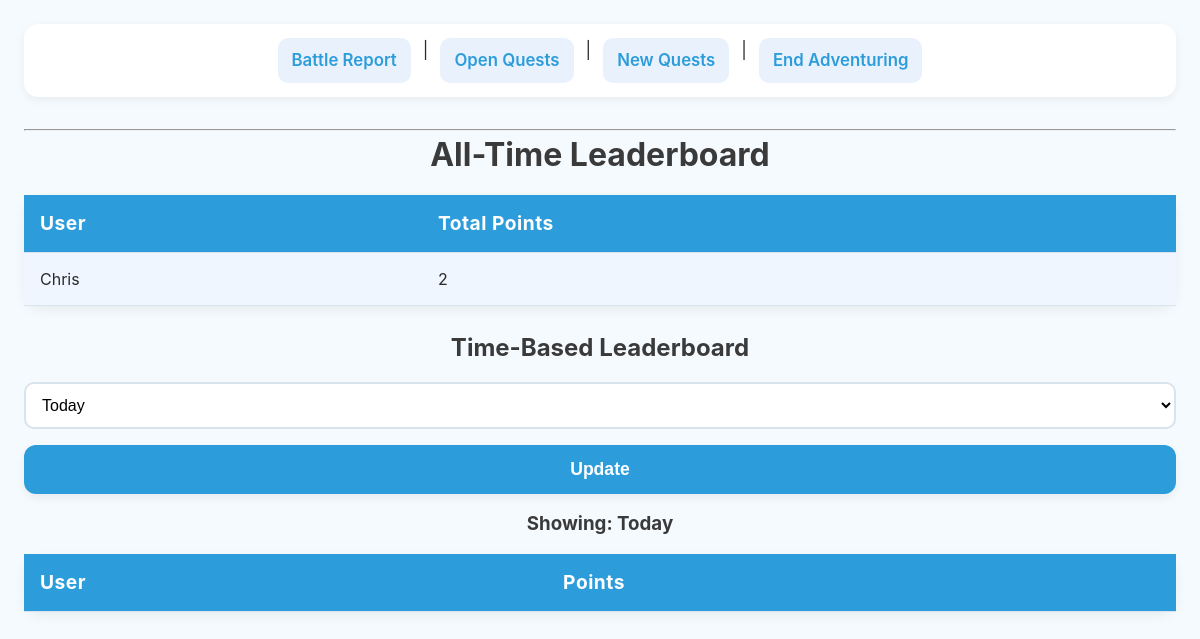
The page /leaderboard (signed in) on the database as committed earlier.
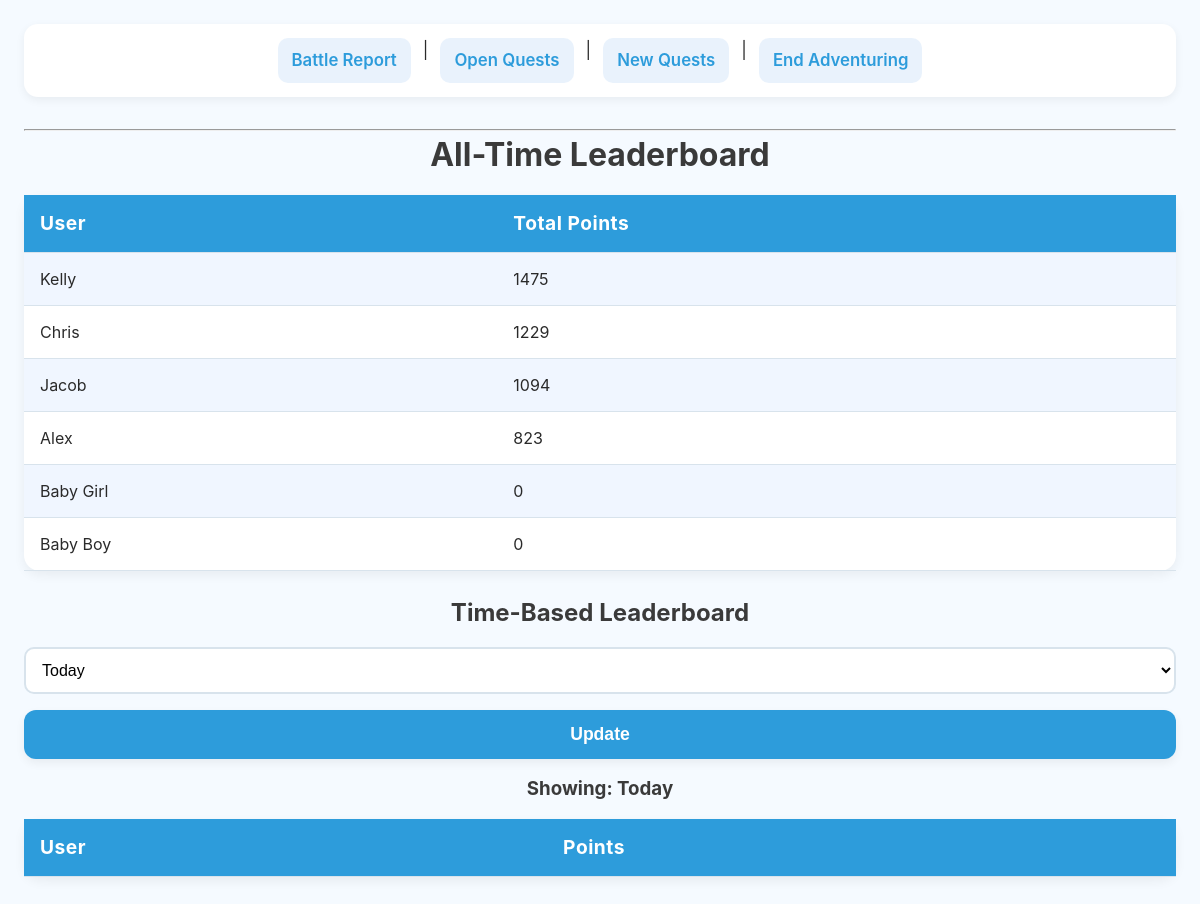
The same page on the database as committed later.
### tables this page shows
CREATE TABLE "users" (
	"user_id"	INTEGER NOT NULL,
	"username"	TEXT NOT NULL UNIQUE,
	"role"	INTEGER NOT NULL,
	"password"	TEXT NOT NULL UNIQUE,
	"type"	TEXT NOT NULL,
	PRIMARY KEY("user_id" AUTOINCREMENT)
);

### app.py (the view, shortened to what this page needs)
@app.route('/leaderboard')
def leaderboard():
    if not session.get('logged_in'):
        return redirect(url_for('login'))
    user_id = session.get('user_id')
    conn = sqlite3.connect(DB_PATH)
    conn.row_factory = sqlite3.Row
    cursor = conn.cursor()
    cursor.execute("""
    SELECT u.username as Name, SUM(a.points_earned) as total_points FROM assignments as a
    inner join users as u
    on u.user_id = a.completed_by
    group by username
    Order by Total_points desc
""",)
    all_time_data = cursor.fetchall()
    range = request.args.get('range', 'today')
    if range == '7days':
        cursor.execute("""
SELECT
    u.username AS Name,
    IFNULL(SUM(a.points_earned), 0) AS points
FROM users AS u
LEFT JOIN assignments AS a
    ON a.completed_by = u.user_id
    AND a.date_completed >= date('now', '-7 day')
GROUP BY u.username
ORDER BY points DESC;
    """,)
    else:  # today
        cursor.execute("""
        SELECT
            u.username AS Name,
            IFNULL(SUM(a.points_earned), 0) AS points
        FROM users AS u
        LEFT JOIN assignments AS a
            ON a.completed_by = u.user_id
        WHERE a.date_completed = current_date
        GROUP BY u.username
        Order by points desc
    """,)
    time_filtered_data = cursor.fetchall()
    conn.close()
    return render_template(
        "leaderboard.html",
        all_time_data=all_time_data,
        time_filtered_data=time_filtered_data,
        selected_range=range
    )

### templates/leaderboard.html (shortened to what this page needs)
{% extends "base.html" %}
{% block content %}
  <h1>All-Time Leaderboard</h1>
  <table>
    <tr>
      <th>User</th>
      <th>Total Points</th>
    </tr>
    {% for row in all_time_data %}
      <tr>
        <td>{{ row.Name }}</td>
        <td>{{ row.Total_Points }}</td>
      </tr>
    {% endfor %}
  </table>
  <h2>Time-Based Leaderboard</h2>
  <form method="get" action="{{ url_for('leaderboard') }}">
    <select name="range">
      <option value="today">Today</option>
    </select>
    <input type="submit" value="Update">
  </form>
  <h3>Showing: {{ selected_range.replace('7days', 'Last 7 Days').replace('today', 'Today').replace('month', 'Month to Date') }}</h3>
  <table >
    <tr>
      <th>User</th>
      <th>Points</th>
    </tr>
  </table>
{% endblock %}

### templates/base.html (shortened to what this page needs)
<!DOCTYPE html>
<html lang="en">
<head>
  <link rel="stylesheet" href="{{ url_for('static', filename='style.css') }}">
</head>
<body>
<nav>
  <a href="{{ url_for('battle_report') }}">Battle Report</a> |
  <a href="{{ url_for('active_chores') }}" class="nav-link">
    Open Quests
  </a> |
  <a href="{{ url_for('assignments') }}">New Quests</a> |
  <a href="{{ url_for('logout') }}">End Adventuring</a>
</nav>
  <hr>
  <div id="main">
    {% block content %}{% endblock %}
  </div>
</body>
</html>

### static/style.css (style rules this page uses)
* { margin: 0; padding: 0; box-sizing: border-box; }
body { font-family: 'Inter', sans-serif; background: #F5FAFF; color: #2A2A2A; line-height: 1.5; padding: 24px; }
:root { --primary: #2D9CDB; --primary-light: #56CCF2; --background: #EAF7FF; --success: #76C96B; --danger: #F45B69; --card-bg: #FFFFFF; --border: #D8E3EC; --shadow: rgba(0, 0, 0, 0.06); }
h1, h2, h3 { font-weight: 700; text-align: center; color: #3A3A3A; margin-bottom: 16px; }
nav { background: white; padding: 14px 20px; border-radius: 14px; font-size: 1.05rem; box-shadow: 0 3px 10px var(--shadow); display: flex; justify-content: center; gap: 12px; margin-bottom: 32px; }
nav a { text-decoration: none; padding: 10px 14px; border-radius: 10px; font-weight: 600; color: var(--primary); background: rgba(74, 144, 226, 0.12); transition: 0.15s ease; }
input, select { width: 100%; padding: 12px; font-size: 1rem; border-radius: 10px; border: 2px solid var(--border); margin-bottom: 16px; background: white; transition: border 0.2s; }
button, input[type="submit"], .btn { width: 100%; background: var(--primary); color: white; padding: 14px; border-radius: 12px; font-size: 1.1rem; font-weight: 700; border: none; cursor: pointer; box-shadow: 0 4px 10px var(--shadow); transition: transform 0.15s ease, background 0.15s ease; }
table { width: 100%; border-collapse: collapse; background: white; border-radius: 16px; box-shadow: 0 4px 12px var(--shadow); margin-bottom: 24px; }
th, td { padding: 14px 16px; border-bottom: 1px solid var(--border); }
th { background: var(--primary); color: white; text-align: left; font-size: 1.2rem; font-weight: 700; letter-spacing: 0.5px; }
tr:nth-child(even) { background: #F0F6FF; }

Rows that differ between the two databases and show on the page:
now on this page (row edited): users: Name "Kelly", Total_Points "1475"
computed for users "Chris": Total_Points "2" → "1229"
now on this page (row edited): users: Name "Jacob", Total_Points "1094"
now on this page (row edited): users: Name "Alex", Total_Points "823"
now on this page (row edited): users: Name "Baby Girl", Total_Points "0"
now on this page (row edited): users: Name "Baby Boy", Total_Points "0"
